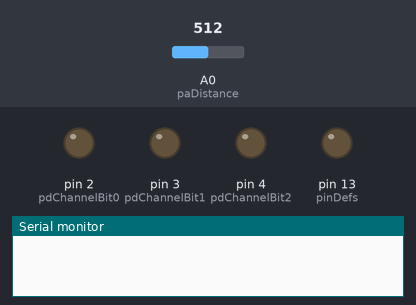
Recording of a sketch running on a simulated Arduino Uno, built with avr-gcc and run on an emulated ATmega328P. Shown: output pins drawn as LEDs (lit = HIGH), the last lines printed to the serial monitor. Inputs (shaded band) come from the test bench; at power-on: A0 (paDistance) = 512. Pins used as bus, display or sensor lines are not drawn.

Above: at 0.1 s.
At 1.3 s:
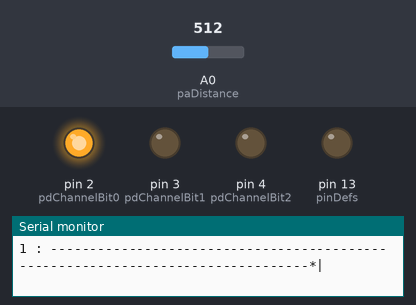
1.4 s: A0 (paDistance) set to 212
4.4 s: A0 (paDistance) set to 204
Timing chart, 0 to 7.4 s (numbered marks = the images above; inputs shaded):
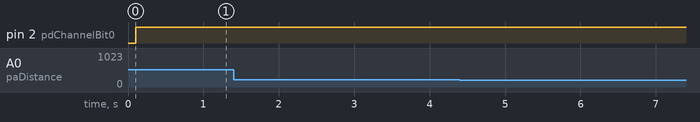

The sketch:

test_ultrasonic_range_finders_with_HCF4051_mux.ino
```cpp
/* Read multiple ultrasonic rangefinders, multiplexed with one HCF4051 8-channel analog mux/demux
  Charles B. Malloch, PhD  2013-04-16
  v1.0

  Connections:
    Analog:
      0 to HCF4051 pin 3
    Digital:
       2 channel to read bit 0 (low order)  to HCF4051 pin 11
       3 channel to read bit 1 to HCF4051 pin 10
       4 channel to read bit 2 (high order) to HCF4051 pin 9
       5 initiate readings to propagate sequentially to all MaxSonars

     Inputs to HCF4051:
      pin 1 channel 4 input/output
      pin 2 channel 6 input/output
      pin 3 common input/output
      pin 4 channel 7 input/output
      pin 5 channel 5 input/output
      pin 6 inhibit inputs (pull low)
      pin 7 Vee supply voltage (pull to GND)
      pin 8 Vss negative supply voltage (GND)
      pin 12 channel 3 input/output
      pin 13 channel 0 input/output
      pin 14 channel 1 input/output
      pin 15 channel 2 input/output
      pin 16 Vdd positive supply voltage (+5VDC)
*/

#define BAUDRATE 115200

#define paDistance     0

#define pdChannelBit0  2
#define pdChannelBit1  3
#define pdChannelBit2  4
#define pdInitiate     5

byte nPinDefs;
#define PINDEF_ITEMS 3
// ( input/output mode ( 1 input ); digital pin; coil # )
short pinDefs [ ] [ PINDEF_ITEMS ] = {
                                        { 0,  2, -1 },
                                        { 0,  3, -1 },
                                        { 0,  4, -1 },
                                        { 0,  5, -1 },
                                        { 0, 13, -1 }
                                      };


#define lineLen 80
#define bufLen (lineLen + 3)
char strBuf[bufLen];

void setup() {
  Serial.begin (BAUDRATE);

  nPinDefs = sizeof ( pinDefs ) / sizeof ( pinDefs [ 0 ] );
  for ( int i = 0; i < nPinDefs; i++ ) {
    if ( pinDefs [i] [0] == 1 ) {
      // input pin
      pinMode ( pinDefs [i] [1], INPUT );
      digitalWrite ( pinDefs [i] [1], 1 );  // enable internal pullups
    } else {
      // output pin
      pinMode ( pinDefs [i] [1], OUTPUT );
      digitalWrite ( pinDefs [i] [1], 0 );
    }
  }

  digitalWrite (pdInitiate, 1);
  delay (1);
  digitalWrite (pdInitiate, 0);
  delay (100);
}

void loop() {
  unsigned short i, pa, barLen;
  int  counts;
  long mv;
  for ( i = 0; i < 2; i++) {
    // choose sensor i
    digitalWrite (pdChannelBit0, i & 0x0001);
    digitalWrite (pdChannelBit1, i & 0x0002);
    digitalWrite (pdChannelBit2, i & 0x0004);

    delay ( 1 );

    snprintf (strBuf, bufLen, "%1d : ", i);
    Serial.print (strBuf);
    counts = analogRead(paDistance);
    mv = 5000L * counts / 1024L;
    // Serial.print (i); Serial.print ("    |    "); Serial.print (counts); Serial.print ("     :     "); Serial.println (mv);
    // 10mV / in => 1 mv / 1/10 in

    barLen = map (mv, 0, 1000, 0, lineLen);
    printBar (barLen);

    // delay (1000);


  }
  Serial.println ();

  // initiate new readings
  digitalWrite (pdInitiate, 1);
  delay (1);
  digitalWrite (pdInitiate, 0);
  // delay (50);

  // size the delay by the length of time it will take to create it
  delay (250 * 1);
}

void printBar (unsigned short barLen) {
  barLen = constrain (barLen, 0, lineLen);
  for (int i = 0; i < barLen; i++) strBuf[i] = '-';
  strBuf[barLen] = '*';
  for (int i = barLen + 1; i <= lineLen; i++) strBuf[i] = ' ';
  strBuf[bufLen - 2] = '|';
  strBuf[bufLen - 1] = '\0';
  Serial.println (strBuf);
}
```
